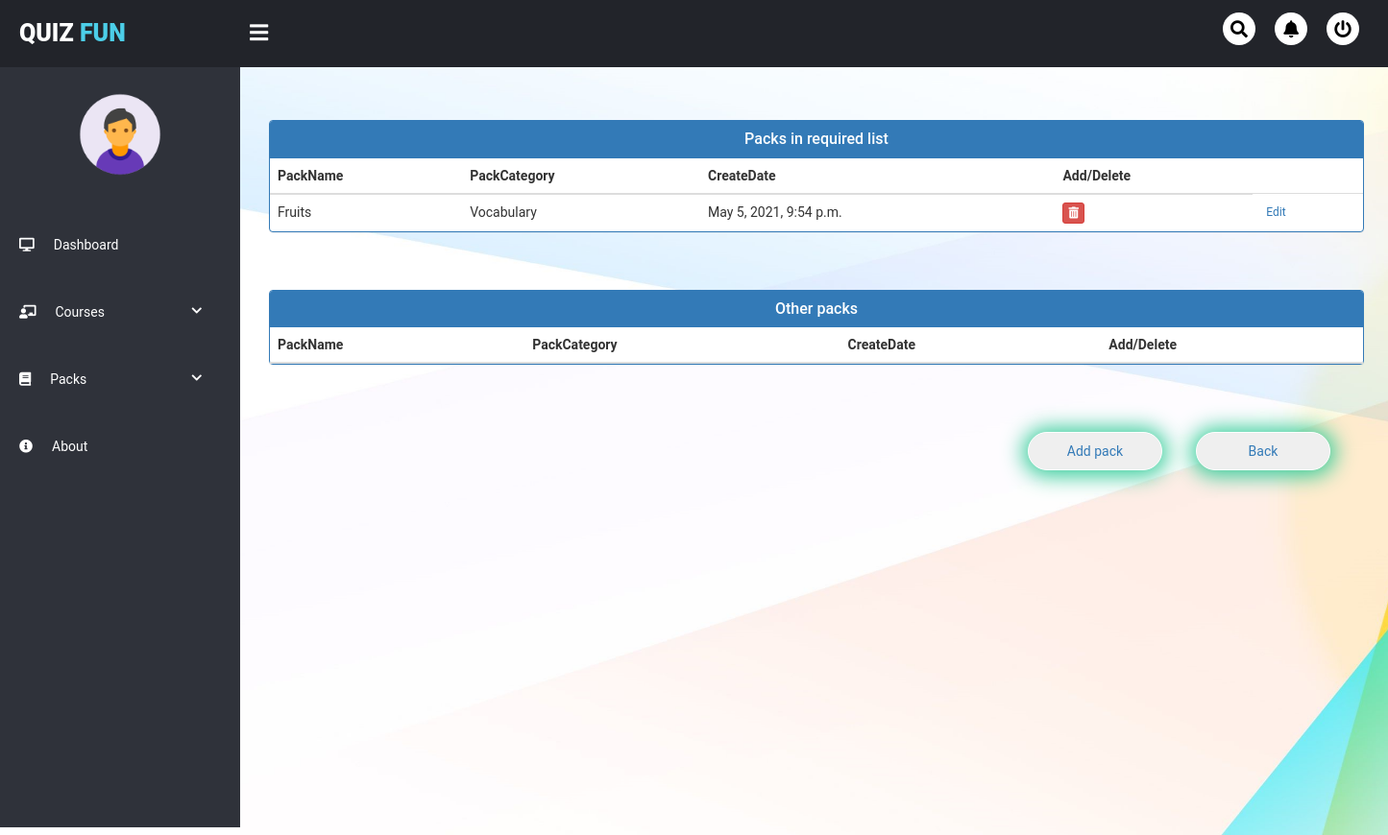
Page /user/teacher_dashboard/courses/edit/1/ on the earlier database version.
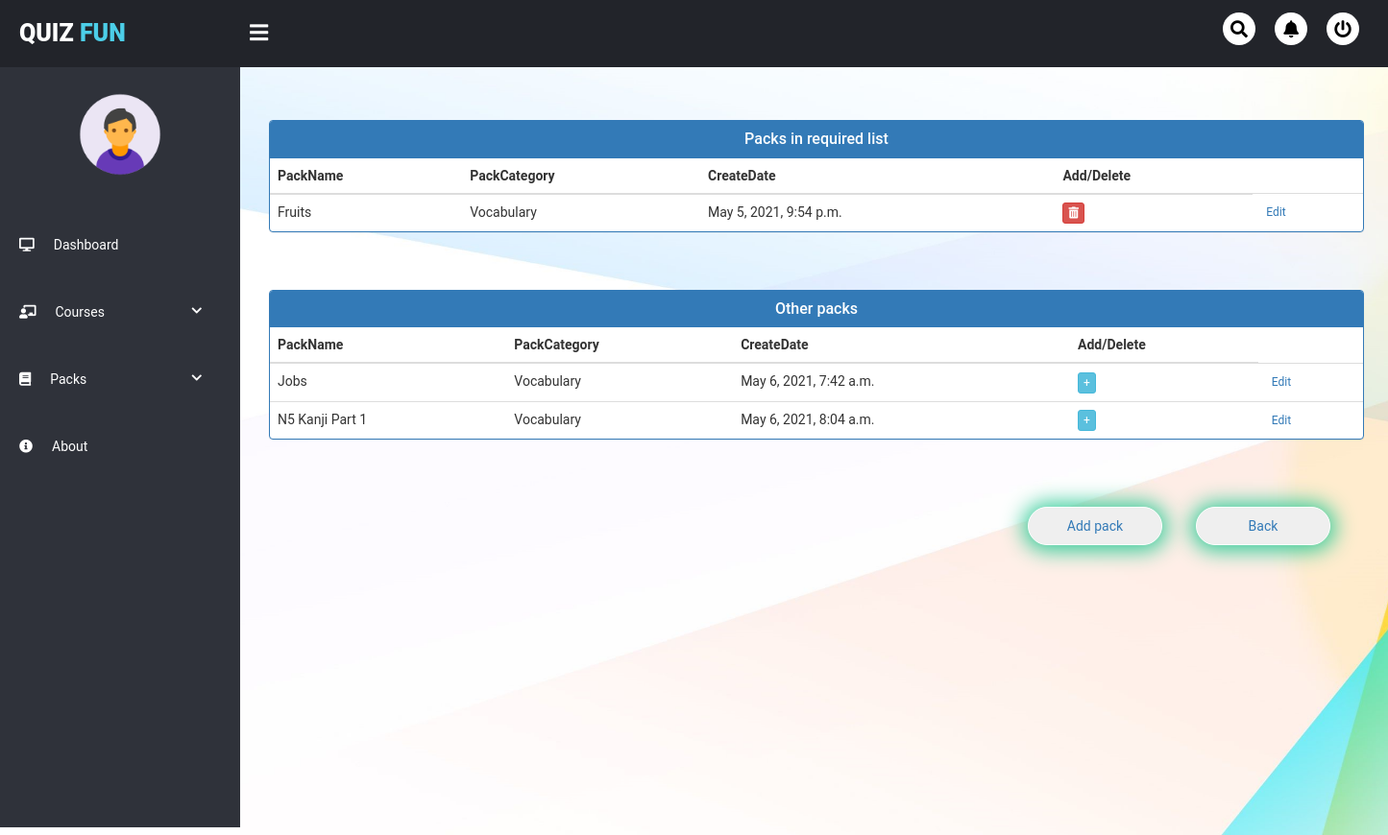
Same page on the later database version.
### quiz/models.py (models this page shows, shortened)
class QuizPack(models.Model):
    name = models.CharField(max_length = 50, null = False)
    description = models.TextField(null = True)
    category = models.CharField(max_length = 20, null = False)
    registered_user = models.ManyToManyField(User)
    created_date = models.DateTimeField(auto_now=True)

### user/views.py (the view)
# urls.py: path('teacher_dashboard/courses/edit/<int:id>/', views.edit_course, name='edit_course'),
def edit_course(request, id):
    request.session['current_course_id']=id
    course = get_object_or_404(Courses, id=id)
    added_pack_list = course.required.all()
    all_pack_list = QuizPack.objects.filter(~Q(required=course))
    return render(request, 'course_pages/edit_course.html', {'course': course, 'added_pack_list' : added_pack_list, 'all_pack_list' : all_pack_list})

### user/templates/course_pages/edit_course.html (shortened to what this page needs)
{% extends 'user_pages/teacher_base.html' %}
{% block mainContainer %}
<head>
    <link href="//netdna.bootstrapcdn.com/bootstrap/3.0.0/css/bootstrap.min.css" rel="stylesheet" id="bootstrap-css">
  </head>
  <br><br>
  <div class="container">
    <div class="panel panel-primary">
      <div class="panel-heading">
        <h6 class="panel-title">Packs in required list</h6>
      </div>
      <table class="table table-hover" id="dev-table">
        <thead>
          <tr>
            <th>PackName</th>
            <th>PackCategory</th>
            <th>CreateDate</th>
            <th>Add/Delete</th>
          </tr>
        </thead>
        {% for pack in added_pack_list %}
            <tr>
                <td>{{pack.name}}</td>
                <td>{{pack.category}}</td>
                <td>{{pack.created_date}}</td>
                <td><a class="btn btn-danger btn-xs" href="{% url 'remove_pack_from_course' course.id pack.id %}"><i class="fas fa-trash-alt"></i></a></td>
                <td><a class="btn btn-xs" href="{% url 'add_question' pack.id %}">Edit</a></td>
            </tr>
        {% empty %}
        <p>No pack added to course yet</p>
        {% endfor %}
      </table>
    </div>
    <br><br>
    <div class="panel panel-primary">
      <div class="panel-heading">
        <h6 class="panel-title">Other packs</h6>
      </div>
      <table class="table table-hover" id="dev-table">
        <thead>
          <tr>
            <th>PackName</th>
            <th>PackCategory</th>
            <th>CreateDate</th>
            <th>Add/Delete</th>
          </tr>
        </thead>
              {% for pack in all_pack_list %}
                  <tr>
                      <td>{{pack.name}}</td>
                      <td>{{pack.category}}</td>
                      <td>{{pack.created_date}}</td>
                      <td><a class="btn btn-info btn-xs" href="{% url 'add_pack_to_course' course.id pack.id %}">+</a></td>
                      <td><a class="btn btn-xs" href="{% url 'add_question' pack.id %}">Edit</a></td>
                  </tr>
              {% endfor %}
      </table>
    </div>
    <a href="{% url 'teacher_dashboard' %}"><button>Back</button></a>
    <a href="{% url 'add_pack' %}"><button>Add pack</button></a>
  </div>
  <br><br><br><br><br><br>
{% endblock %}

Differences in the rows shown:
added QuizPack: name "Jobs", category "Vocabulary", created_date "May 6, 2021, 7:42 a.m.", shown under "Other packs"
added QuizPack: name "N5 Kanji Part 1", category "Vocabulary", created_date "May 6, 2021, 8:04 a.m.", shown under "Other packs"
